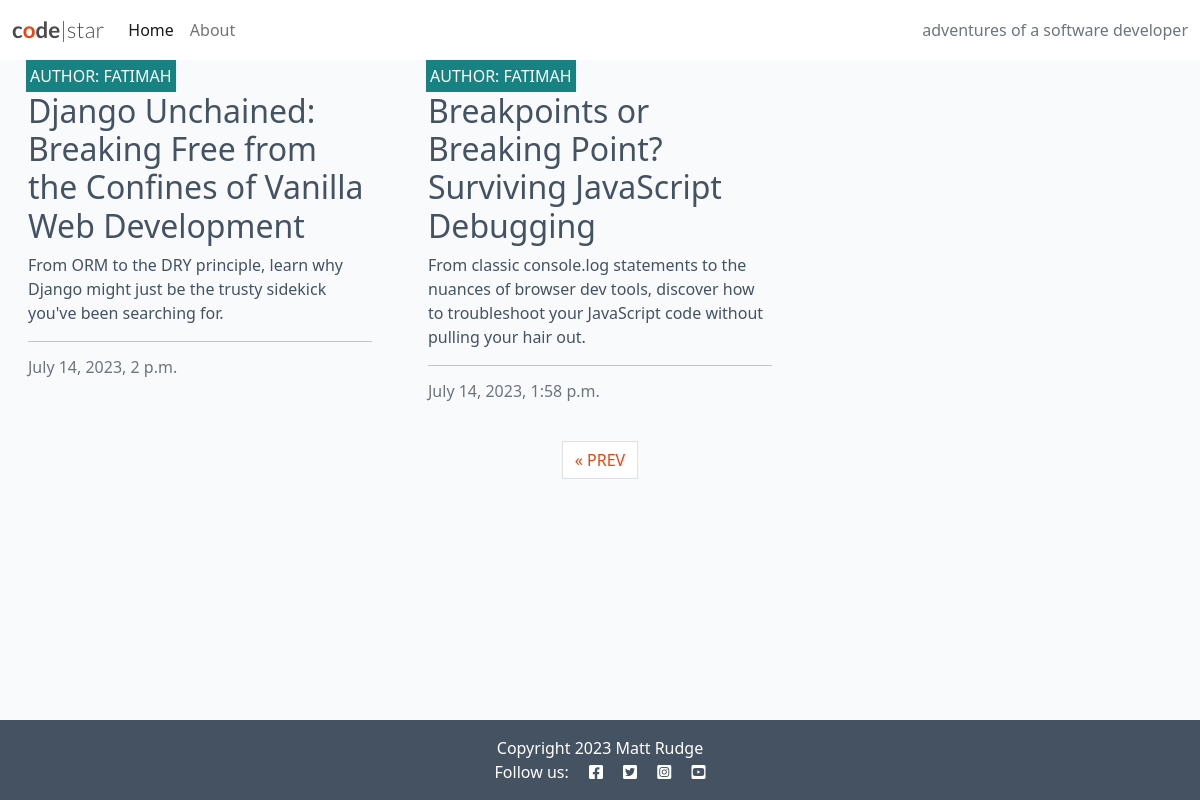
/?page=3, run on the app's committed database.
### blog/models.py (models this page shows, shortened)
class Post(models.Model):
    title = models.CharField(max_length=200, unique=True)
    slug = models.SlugField(max_length=200, unique=True)
    author = models.ForeignKey(
        User, on_delete=models.CASCADE, related_name="blog_posts"
    )
    content = models.TextField()
    created_on = models.DateTimeField(auto_now_add=True)
    status = models.IntegerField(choices=STATUS, default=0)
    excerpt = models.TextField(blank=True)
    updated_on = models.DateTimeField(auto_now=True)
    class Meta:
        ordering = ["-created_on"]

### blog/views.py (the view)
# urls.py: path('', views.PostList.as_view(), name='home'),
class PostList(generic.ListView):
    queryset = Post.objects.filter(status=1)
    template_name = "blog/index.html"
    paginate_by = 6

### templates/blog/index.html (shortened to what this page needs)
{% extends "base.html" %}
{% block content %}
<div class="container-fluid">
    <div class="row">
        <div class="col-12 mt-3 left">
            <div class="row">
                {% for post in post_list %}
                <div class="col-md-4">
                    <div class="card mb-4">
                        <div class="card-body">
                            <div class="image-container">
                                <div class="image-flash">
                                    <p class="author">Author: {{ post.author }}</p>
                                </div>
                            </div>
                            <a href="{% url 'post_detail' post.slug %}" class="post-link">
                                <h2 class="card-title">{{ post.title }}</h2>
                                <p class="card-text">{{ post.excerpt }}</p>
                            </a>
                            <hr />
                            <p class="card-text text-muted h6">{{ post.created_on}}
                            </p>
                        </div>
                    </div>
                </div>
                {% endfor %}
            </div>
        </div>
    </div>
    {% if is_paginated %}
    <nav aria-label="Page navigation">
        <ul class="pagination justify-content-center">
    {% if page_obj.has_previous %}
    <li>
        <a href="?page={{ page_obj.previous_page_number }}"
          class="page-link">&laquo; PREV</a>
    </li>
    {% endif %}
</ul>
    </nav>
    {% endif %}
</div>
{% endblock %}
{% block copyright %}
    Copyright 2023 Matt Rudge
{% endblock %}

### static/css/style.css (style rules this page uses)
body { background-color: #F9FAFC; }
.main-bg { background-color: #F9FAFC; }
.card { border: none; background-color: transparent; }
.image-container { position: relative; }
.image-flash { position: absolute; bottom: 5%; min-width: 30%; left: -2px; background-color: #188181; }
.author { color: white; margin: 4px; text-transform: uppercase; }
.post-link { text-decoration: none; color: #445261; }
.post-link:hover, .page-link { color: #E84610; }

### data on the page
Post: author "FATIMAH", title "Django Unchained: Breaking Free from the Confines of Vanilla Web Development", excerpt "From ORM to the DRY principle, learn why Django might just be the trusty sidekick you've been searching for.", created_on "July 14, 2023, 2 p.m."
Post: author "FATIMAH", title "Breakpoints or Breaking Point? Surviving JavaScript Debugging", excerpt "From classic console.log statements to the nuances of browser dev tools, discover how to troubleshoot your JavaScript code without pulling your hair out.", created_on "July 14, 2023, 1:58 p.m."
